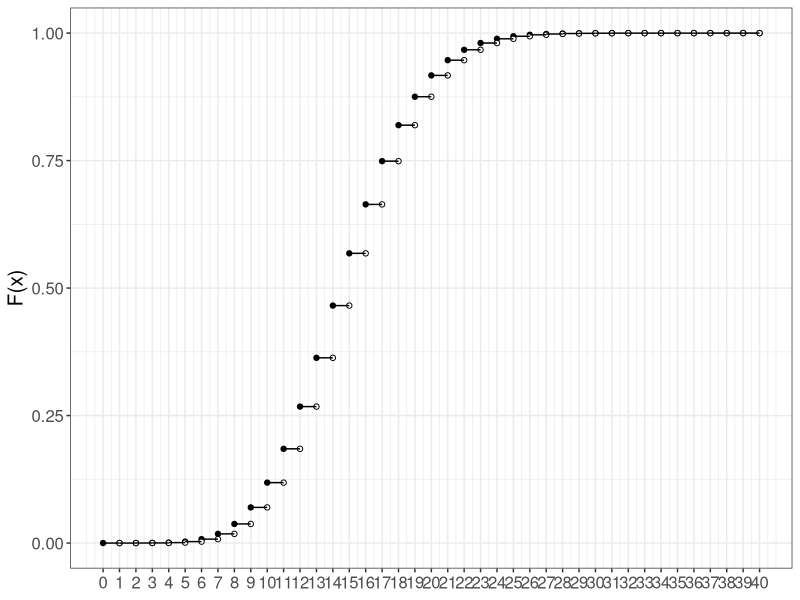
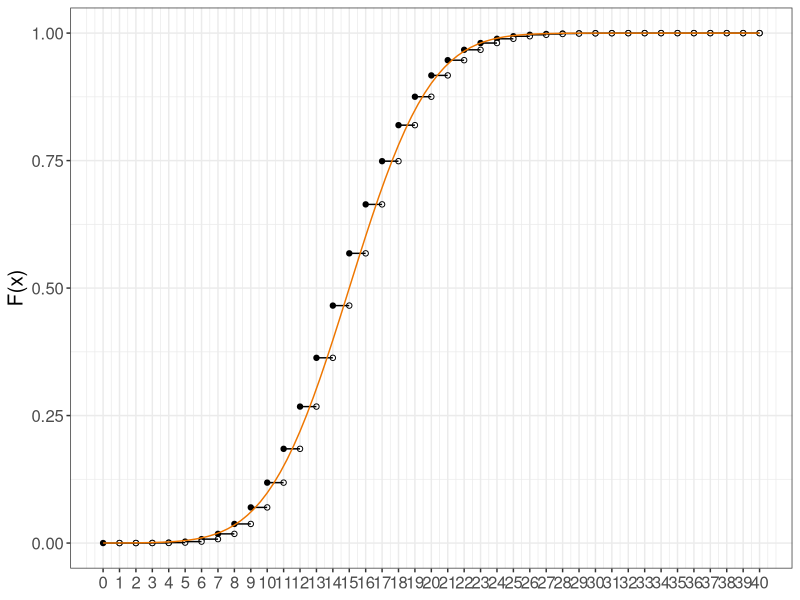
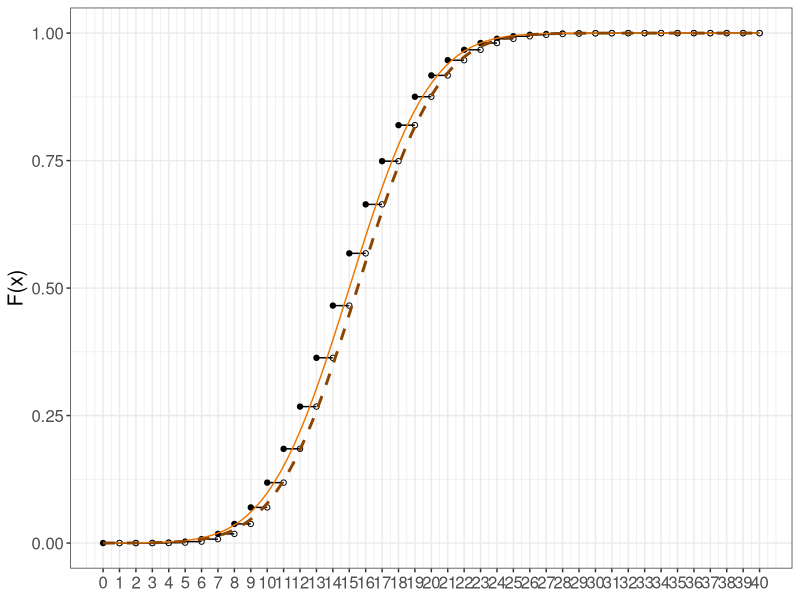
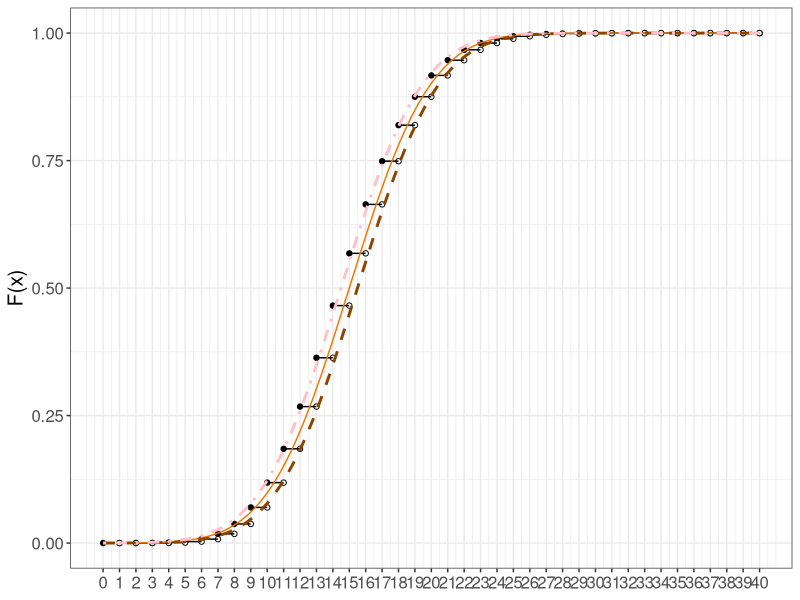
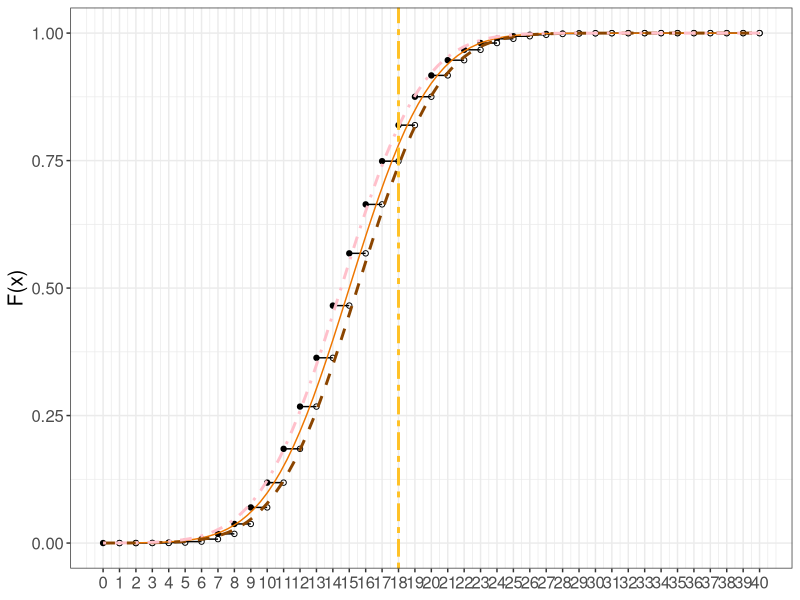
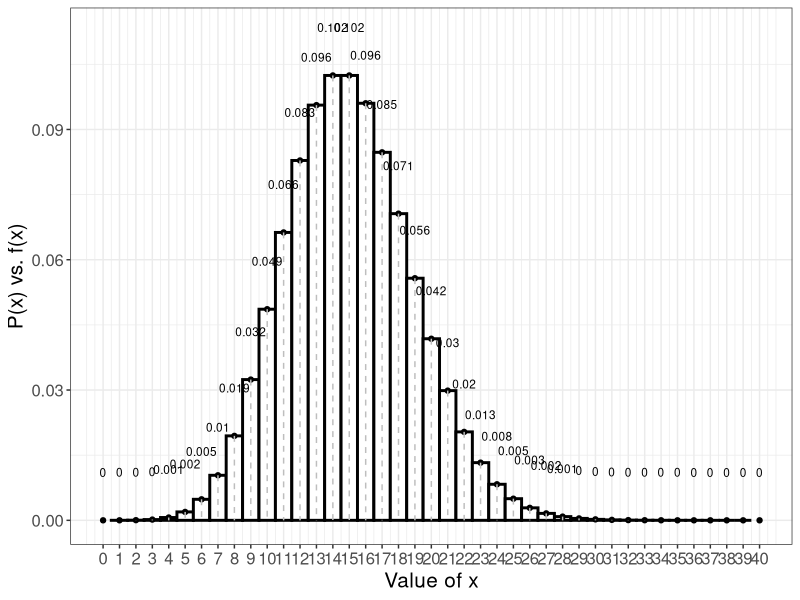
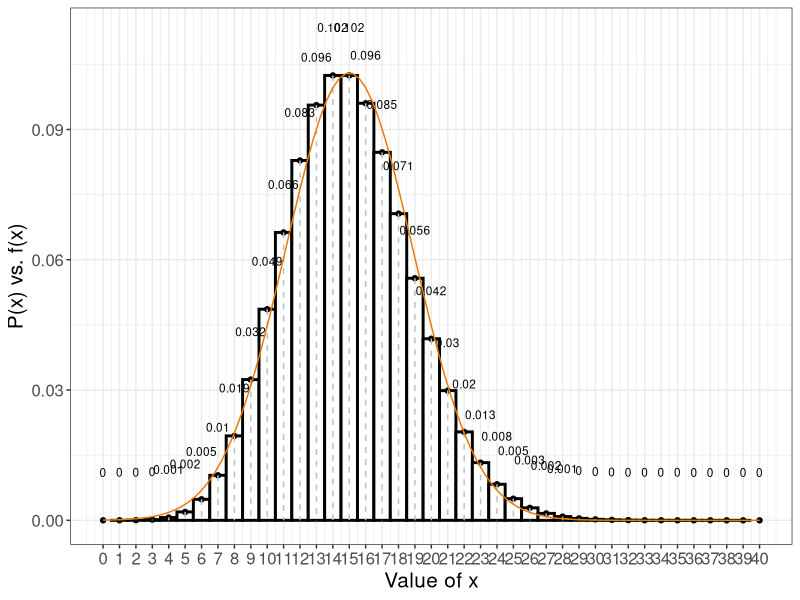
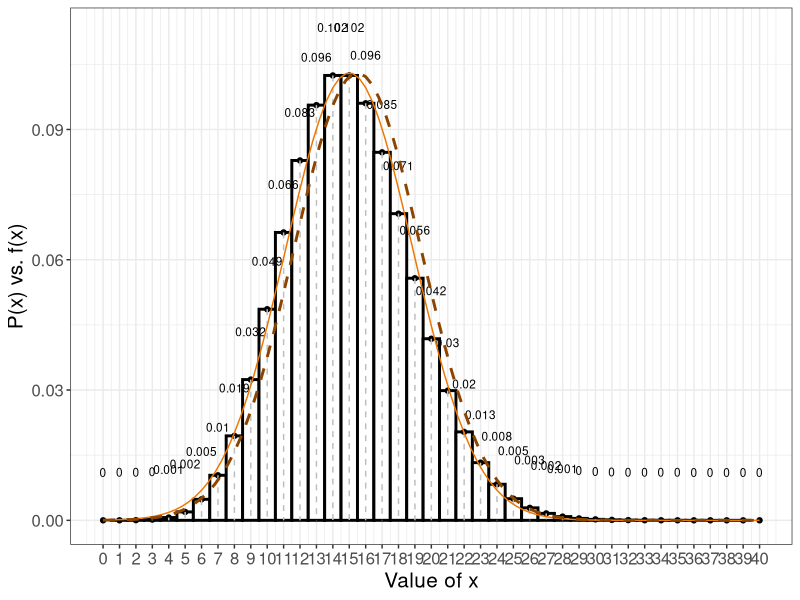

R code for these plots, in order:
library(ggplot2)
library(grid)
library(gridExtra)

# Colors
bw <- FALSE
if (bw) {
  colors <- c('black', 'black', 'black', 'black', 'black', 'black') 
} else {
  colors <- c('goldenrod1', 'darkorange2', 'darkorange4', 'pink', 'deeppink1', 'purple')
}

# l: Expected value of Poisson Distribution
l <- 15
lim <- 40

# X intercept
x.intercept <- 18
vertical.line <- geom_vline(xintercept = x.intercept, linetype = 12, color = colors[1], size = 1)

# --- CDF ----
sup <- seq(0,lim,1)
cdf <- ppois(sup, lambda = l)
cdf.data <- data.frame(sup, cdf, xend = sup + 1, yend = cdf)

scaleFUN <- function(x) sprintf("%.2f", x)
cdf.plot <- ggplot(cdf.data, aes(x = sup, y = cdf)) + 
  geom_point() +
  geom_point(aes(x = sup + 1, y = cdf), shape = 21, fill = "white") +
  geom_segment(aes(x = sup, y = cdf, xend = xend, yend = yend)) +
  scale_x_continuous(breaks=0:lim, limits = c(0, lim)) +
  scale_y_continuous(labels=scaleFUN) +
  labs(x = "Value of x", y = "F(x)") +
  theme_bw() +
  theme(plot.title = element_text(hjust = 0.5), text = element_text(size = 15), axis.title.x=element_blank())
graph <- cdf.plot
graph

# Create CDF layer # Normal aproximation
cdf.normal <- function(x, mean = l, sd = sqrt(l)) {
  pnorm(x, mean = mean, sd = sd)
}
cdf.plot.normal <- stat_function(fun = cdf.normal, color = colors[2])
graph <- graph + cdf.plot.normal
graph

# Create CDF layer # Normal aproximation with correction < x
cdf.normal.correction <- function(x, mean = l, sd = sqrt(l)) {
  pnorm(x - 0.5, mean = mean, sd = sd)
}
cdf.plot.normal.correction <- stat_function(fun = cdf.normal.correction, color = colors[3], linetype = "dashed", size = 1)
graph <- graph + cdf.plot.normal.correction
graph

# Create CDF layer # Normal aproximation with correction <= x
cdf.normal.correction.2 <- function(x, mean = l, sd = sqrt(l)) {
  pnorm(x + 0.5, mean = mean, sd = sd)
}
cdf.plot.normal.correction.2 <- stat_function(fun = cdf.normal.correction.2, color = colors[4], linetype = "dotdash", size = 1)
graph <- graph + cdf.plot.normal.correction.2
graph

graph <- graph + vertical.line
graph

# ---- PMF ----
sup <- seq(0,lim,1)
pmf <- dpois(sup, lambda = l)
pmf.data <- data.frame(sup, pmf, yend = rep(0,(lim+1)))

graph2 <- ggplot(pmf.data, aes(x = sup, y = pmf)) +
  geom_col(stat="identity", color="black", fill="white", width = 1, size = 1) +
  geom_point() +
  geom_segment(aes(xend = sup, yend = yend), color="grey", linetype="dashed") +
  geom_text(
    aes(label = round(pmf,3), y = pmf + 0.01),
    position = position_dodge(0.9),
    size = 3,
    vjust =  0
  ) +
  scale_x_continuous(breaks=0:lim, limits = c(0, lim)) +
  scale_y_continuous(labels=scaleFUN) +
  labs(x = "Value of x",
       y = "P(x) vs. f(x)") +
  theme_bw() +
  theme(plot.title = element_text(hjust = 0.5),
        text = element_text(size = 15))
graph2

# Create CDF layer # Normal aproximation
pdf.normal <- function(x, mean = l, sd = sqrt(l)) {
  dnorm(x, mean = mean, sd = sd)
}
pdf.plot.normal <- stat_function(fun = pdf.normal, color = colors[2])
graph2 <- graph2 + pdf.plot.normal
graph2

# Create CDF layer # Normal aproximation < x
pdf.normal.correction <- function(x, mean = l, sd = sqrt(l)) {
  dnorm(x - 0.5, mean = mean, sd = sd)
}
pdf.plot.normal.correction <- stat_function(fun = pdf.normal.correction, color = colors[3], linetype = "dashed", size = 1)
graph2 <- graph2 + pdf.plot.normal.correction
graph2

# Create CDF layer # Normal aproximation <= x
pdf.normal.correction.2 <- function(x, mean = l, sd = sqrt(l)) {
  dnorm(x + 0.5, mean = mean, sd = sd)
}
pdf.plot.normal.correction.2 <- stat_function(fun = pdf.normal.correction.2, color = colors[4], linetype = "dotdash", size = 1)
graph2 <- graph2 + pdf.plot.normal.correction.2
graph2

graph2 <- graph2 + vertical.line
graph2

# ---- Grid ----
grid.arrange(graph, graph2, nrow = 2, ncol = 1, layout_matrix = rbind(c(1), c(2)), top = textGrob("Poisson Distribution vs. Normal Approximation", gp = gpar(fontsize = 14)))

aprox.data.1 <- data.frame(
  sup, 
  ppois(sup-1, lambda = l), 
  cdf.normal(sup),
  abs(ppois(sup-1, lambda = l) - cdf.normal(sup)),
  cdf.normal.correction(sup),
  abs(ppois(sup-1, lambda = l) - cdf.normal.correction(sup))  
)
names(aprox.data.1) <- c('x', 'P(X<x)', 'P(N<x)', 'Err P(N<x)', 'P(N<x+0.5)', 'Err P(N<x+0.5)')
aprox.data.1

aprox.data.2 <- data.frame(
  sup, 
  ppois(sup, lambda = l), 
  cdf.normal(sup),
  abs(ppois(sup, lambda = l) - cdf.normal(sup)),
  cdf.normal.correction.2(sup),
  abs(ppois(sup, lambda = l) - cdf.normal.correction.2(sup))  
)
names(aprox.data.2) <- c('x', 'P(X<=x)', 'P(N<=x)', 'Err P(N<=x)', 'P(N<=x+0.5)', 'Err P(N<x+0.5)')
aprox.data.2


